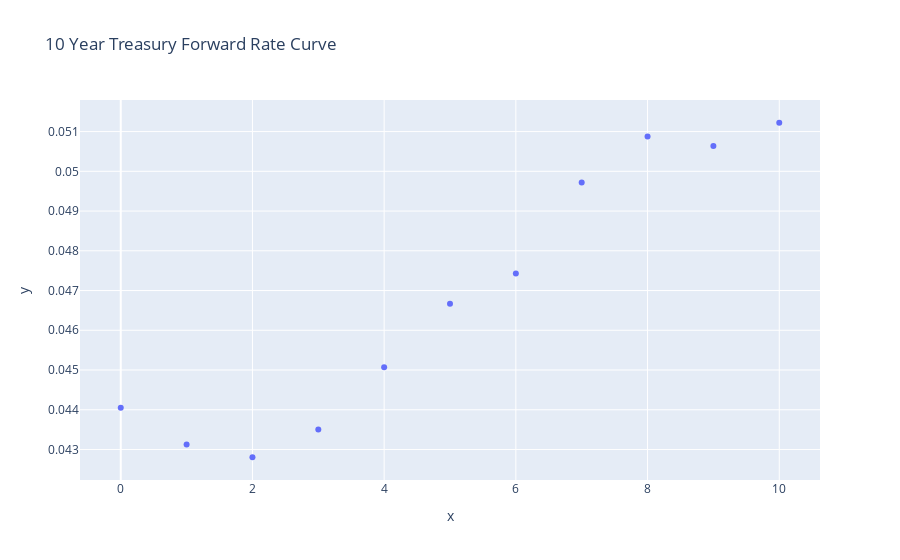

The cell this chart's notebook holds for it:
### Code cell
import pandas as pd
import requests
import datetime as dt
import plotly.express as px


# Create a percent sign that is in the form of a string and add to the URL. This is because % signs break up strings in python
def create_maturity_data():
    per = "%"
    url = f'https://www.wsj.com/market-data/bonds/treasuries?id={per}7B{per}22treasury{per}22{per}3A{per}22NOTES_AND_BONDS{per}22{per}7D&type=mdc_treasury'
    print(url)

    # Request treasury data from WSJ, user agent is required but doesn't seem to need a specific name
    r = requests.get(url, headers={'User-Agent':'test'})


    # Convert to Json, pull out the dictionary, convert to DataFrame
    json_data = r.json()
    data_dict = json_data["data"]["instruments"]
    df = pd.DataFrame.from_dict(data_dict)


    # convert askyield into a number and then group by the maturity date to average
    df['askYield'] = df['askYield'].astype(float)
    df['askYield'] = df['askYield']/100
    df['maturityDate'] = df['maturityDate'].astype('datetime64[ns]')
    avg_yield_df = df.groupby(['maturityDate']).mean()
    avg_yield_df = avg_yield_df.sort_values(by=['maturityDate'])


    # Return the average yield
    return(avg_yield_df.reset_index())


# Create table with yearly yield data for the next 20 years
def create_yearly_table(maturity_data):
    # Calculate the number of days to today
    maturity_data['days_to_recent'] = (maturity_data['maturityDate'] - maturity_data['maturityDate'][0]).dt.days


    # Calculate the number of years until the bond matures based on 365 days per year and takes the absolute value for all bonds for x number of years for 20 years
    for i in range(1,21):
        maturity_data[f'{i}_years'] = abs(maturity_data['days_to_recent'] - (365 * i))


    # Create data frame to work with
    period_df = pd.DataFrame(columns=('maturityDate', 'askYield', 'year'))


    # Create function that finds a maturity date that is closed to a date within x years from now for the next 20 years
    for i in range(1,21):
        # For each year sort by closest date for that year
        maturity_data = maturity_data.sort_values(by=[f'{i}_years'])
        # Take this closest date and append it to the data frame
        temp_maturity_data = maturity_data[0:1][['maturityDate', 'askYield']]
        temp_maturity_data['year'] = i
        period_df = period_df.append(temp_maturity_data)


    # Calculate the total return for each bond, you will need this for a more simplified calculation later
    period_df['askYield_totalreturn'] = (1+period_df['askYield'])**period_df['year']


    # Return this information
    return period_df.reset_index(drop=True)


# Calculate the 10 year forward for the next 10 years
def create_10_year_forward(period_df):
    ten_year_forward = pd.DataFrame(columns=('forward_year', '10_year_forward'))


    # Calculate the forward rate for each year. Zero forward is slightlty different and is used in the first if statement
    for i in range (0,11):
        if i == 0:
            temp_ten_year = period_df[9:10][['year','askYield_totalreturn']]
            temp_ten_year['forward_year'] = 0
            temp_ten_year['10_year_forward'] = temp_ten_year['askYield_totalreturn']**(1/10) - 1
            ten_year_forward = ten_year_forward.append(temp_ten_year[['forward_year', '10_year_forward']])
        else:
            temp_ten_year = period_df[i:i+1][['year','askYield_totalreturn']]
            temp_ten_year['10_year_forward'] = (period_df['askYield_totalreturn'][i+9]/period_df['askYield_totalreturn'][i-1])**(1/10) - 1
            temp_ten_year['forward_year'] = i
            ten_year_forward = ten_year_forward.append(temp_ten_year[['forward_year', '10_year_forward']])
    
    # Return table consisting of the forward rates
    return ten_year_forward


# Pull Data from WSJ
maturity_data = create_maturity_data()
# Calculate and create the total return for each year
period_df = create_yearly_table(maturity_data)
# Create forward rates for 10 year treasury
ten_year_forward_table = create_10_year_forward(period_df)


# Plot the implied forward curve
ten_year_forward_table
fig = px.scatter(x=ten_year_forward_table['forward_year'], y = ten_year_forward_table['10_year_forward'], title="10 Year Treasury Forward Rate Curve")
fig.show()

### Figure 1 — Plotly figure (JSON) as saved in the notebook; plotly's stock layout.template omitted (floating-point values rounded to 4 significant figures)
{"data": [{"hovertemplate": "x=%{x}<br>y=%{y}<extra></extra>", "legendgroup": "", "marker": {"color": "#636efa", "symbol": "circle"}, "mode": "markers", "name": "", "orientation": "v", "showlegend": false, "type": "scatter", "x": [0, 1, 2, 3, 4, 5, 6, 7, 8, 9, 10], "xaxis": "x", "y": [0.04405, 0.04313, 0.0428, 0.0435, 0.04507, 0.04667, 0.04743, 0.04972, 0.05088, 0.05063, 0.05122], "yaxis": "y"}], "layout": {"legend": {"tracegroupgap": 0}, "title": {"text": "10 Year Treasury Forward Rate Curve"}, "xaxis": {"anchor": "y", "domain": [0, 1], "title": {"text": "x"}}, "yaxis": {"anchor": "x", "domain": [0, 1], "title": {"text": "y"}}}}
